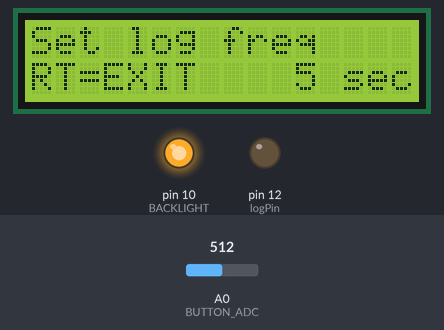
The sketch below on a simulated Arduino Uno, built with avr-gcc and run on an emulated ATmega328P. Parts: 16×2 character LCD, output pins drawn as LEDs (lit = HIGH). The inputs (shaded band) are chosen by the test bench; at power-on: A0 (BUTTON_ADC) = 512. The local clock reads 2024-03-15 10:24:30 at power-on unless the sketch sets it.

Above: at 1.3 s.
1.4 s: A0 (BUTTON_ADC) set to 11
2.9 s: A0 (BUTTON_ADC) set to 8
At 4.4 s:
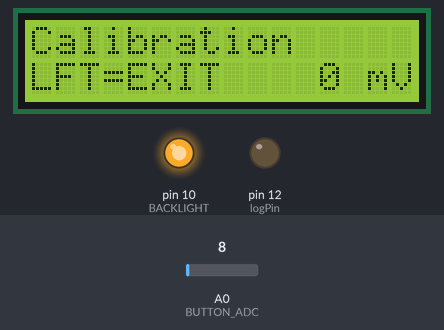
5.1 s: A0 (BUTTON_ADC) set to 482
7.0 s: A0 (BUTTON_ADC) set to 504
At 8.4 s:
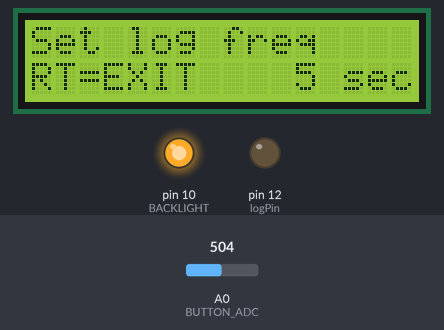
9.2 s: A0 (BUTTON_ADC) set to 0
At 9.6 s:
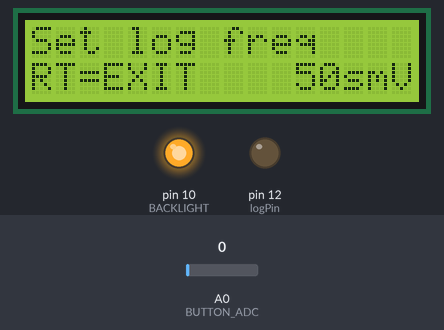
Timing chart, 0 to 12.2 s (numbered marks = the images above; inputs shaded):
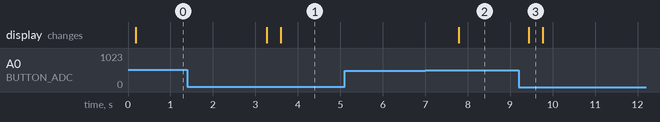

Measured:
- the behaviour switches between 10 and 9 on A0 (BUTTON_ADC) (found by bisection; images 0 and 1)
- the behaviour switches between 494 and 495 on A0 (BUTTON_ADC) (found by bisection; images 1 and 2)
- after the input at 1.4 s, every drawn part: stays the same
- after the input at 2.9 s, the display: first changes after 0.37 s (image 1 shows a later state)
- after the input at 5.1 s, every drawn part: stays the same
- after the input at 7.0 s, the display: changes after 0.79 s (image 2)
- after the input at 9.2 s, the display: changes after 0.23 s (image 3)

The sketch:

New_ORP_logger.ino
```cpp
/* Sketch to use the LCD shield + push buttons for data monitoring and logging

Pins used by the LCD + Keypad Shield:

  A0: Buttons, analog input from voltage ladder
  D4: LCD bit 4
  D5: LCD bit 5
  D6: LCD bit 6
  D7: LCD bit 7
  D8: LCD RS
  D9: LCD E
  D10: LCD Backlight

  The instantiation of the object uses the command:
  LiquidCrystal <variable name>(rs,e,d4,d5,d6,d7)
  i.e., 'LiquidCrystal lcd(8, 9, 4, 5, 6, 7)

ADC voltages seen on A0 for the 5 buttons:

  Button        Voltage        8bit          10bit
  __________    __________     _________     __________
  RIGHT         0.00V          0             0
  UP            0.71V          36            145
  DOWN          1.61V          82            329
  LEFT          2.47V          126           505
  SELECT        3.62V          184           741

*/

// Includes
#include <LiquidCrystal.h>
#include <Wire.h>
#include <RTClib.h>
#include <SoftwareSerial.h>
#include <Time.h>

// Defines
// Cursor positions for date and time
#define DATE_ROW 0
#define DATE_COL 11
#define TIME_ROW 0
#define TIME_COL 0

// Pins
#define BUTTON_ADC      A0
#define BACKLIGHT       10

// Define button pushes
#define RIGHT_10BIT      0
#define UP_10BIT       145
#define DOWN_10BIT     329
#define LEFT_10BIT     505
#define SELECT_10BIT   741
#define HYSTERESIS      10

// Define button values
#define BUTTON_NONE      0
#define RIGHT            1
#define UP               2
#define DOWN             3
#define LEFT             4
#define SELECT           5

// Fancy macros
#define BACKLIGHT_OFF()    digitalWrite( BACKLIGHT, LOW)
#define BACKLIGHT_ON()     digitalWrite( BACKLIGHT, HIGH)

// Variable definitions
RTC_DS1307 rtc;
LiquidCrystal lcd(8, 9, 4, 5, 6, 7);

// Variables for button events
byte buttonJustPressed = false;
byte buttonJustReleased = false;
byte buttonWas = BUTTON_NONE;

// Variables for ORP and data logger
const byte rx = 2;
const byte tx = 3;
const byte logPin = 12;
SoftwareSerial orpSerial (rx,tx);
char sensor_data[20];
float ORP = 0;
float ORPvalue = 0;
float avgORP = 0;
byte string_received = 0;
boolean logData=false;
unsigned long nextDataPoint;
long logFreq = 5;
byte received_from_sensor = 0;
byte counter = 1;

// Variables for debugging with PC
byte pc_debug = 1;
byte received_from_computer = 0;
char computerdata[20];

time_t syncProvider() { return rtc.now().unixtime(); }

// Setup section for Arduino framework
void setup()
{
 // Start the I2C functions for the RTC
 Wire.begin();

 // Set button input
 pinMode( BUTTON_ADC, INPUT );
 digitalWrite( BUTTON_ADC, LOW );      // Ensure the internal pullup is off

 // Set the pin for supplying power to the OpenLog board
 pinMode( logPin, OUTPUT );
 digitalWrite( logPin, LOW);

 // Turn on the LCD backlight
 pinMode( BACKLIGHT, OUTPUT );
 BACKLIGHT_ON();

 // Initialize the RTC
 rtc.begin();
 setSyncProvider(syncProvider);

 // Start the on-board serial and the software serial
 Serial.begin(38400);
 orpSerial.begin(38400);

 // Ensure the ORP circuit is not in continuous mode
 orpSerial.print("e\r");
 delay(50);
 // Write the command a second time to make sure we're out of continuous mode
 orpSerial.print("e\r");
 delay(50);

 // Start the LCD and print a quick message
 lcd.begin(16,2);
 lcd.print("Starting up...");

}

// Function that looks for events on the serial interface.  Easiest method to
// send calibration events to the Atlas ORP
void serialEvent()
{
  if (pc_debug == 1)
  {
    received_from_computer = Serial.readBytesUntil(13,computerdata,20);
    computerdata[received_from_computer] = 0;
    orpSerial.print(computerdata);
    orpSerial.print('\r');
  }
}

// Function to print a preceding 0 to the LCD for date/time less than 10
void print_padded_digit(int value)
{
  if (value < 10) {
    lcd.print('0');
  }
  lcd.print(value,DEC);
}

// Function to print the date to the LCD
void print_date(DateTime *now)
{
  lcd.setCursor(DATE_COL,DATE_ROW);
  print_padded_digit(now->month());
  lcd.print('/');
  print_padded_digit(now->day());
}

// Function to print the time to the LCD
void print_time(DateTime *now)
{
  lcd.setCursor(TIME_COL, TIME_ROW);
  print_padded_digit(now->hour());
  lcd.print(':');
  print_padded_digit(now->minute());
  lcd.print(':');
  print_padded_digit(now->second());
}

// Function to determine which button was pressed
byte ReadButtons()
{
 unsigned int buttonVoltage;
 byte button = BUTTON_NONE;

 // Read the button ADC pin voltage
 buttonVoltage = analogRead( BUTTON_ADC );
 // Is the voltage within a valid range
 if (buttonVoltage < ( RIGHT_10BIT + HYSTERESIS ))
 {
   button = RIGHT;
 }
 else if(    buttonVoltage >= ( UP_10BIT - HYSTERESIS )
          && buttonVoltage <= ( UP_10BIT + HYSTERESIS ))
 {
   button = UP;
 }
 else if(    buttonVoltage >= ( DOWN_10BIT - HYSTERESIS )
          && buttonVoltage <= ( DOWN_10BIT + HYSTERESIS ))
 {
   button = DOWN;
 }
 else if(    buttonVoltage >= ( LEFT_10BIT - HYSTERESIS )
          && buttonVoltage <= ( LEFT_10BIT + HYSTERESIS ))
 {
   button = LEFT;
 }
 else if(    buttonVoltage >= ( SELECT_10BIT - HYSTERESIS )
          && buttonVoltage <= ( SELECT_10BIT + HYSTERESIS ))
 {
   button = SELECT;
 }

 // Handle button flags for just pressed and just released events
 if ( (buttonWas == BUTTON_NONE ) && (button != BUTTON_NONE ) )
 {
   buttonJustPressed = true;
   buttonJustReleased = false;
 }
 if ( (buttonWas != BUTTON_NONE ) && (button == BUTTON_NONE ) )
 {
   buttonJustPressed = false;
   buttonJustReleased = true;
 }
 buttonWas = button;
 return(button);
}

// Function to write data to the SD card via the serial port
void LogData(float ORPvalue, DateTime *now)
{
  if (now->month()<10) Serial.print('0');
  Serial.print(now->month());
  Serial.print('/');
  if (now->day()<10) Serial.print('0');
  Serial.print(now->day());
  Serial.print('/');
  Serial.print(now->year());

  Serial.print(',');
  if (now->hour()<10) Serial.print('0');
  Serial.print(now->hour());
  Serial.print(':');
  if (now->minute()<10) Serial.print('0');
  Serial.print(now->minute());
  Serial.print(':');
  if (now->second()<10) Serial.print('0');
  Serial.print(now->second());
  Serial.print(',');

  Serial.print(ORPvalue,2);
  Serial.print('\n');
}

void loop()
{
  // Start with a fresh canvas every time
  lcd.clear();

  // Get the time for this cycle and print it to the LCD
  DateTime now = rtc.now();
  print_date (&now);
  print_time (&now);

  // Continually look for a button press event and react to it
  byte button;
  button = ReadButtons();

  // On a button press event, clear the area of the LCD for feedback
  if ( buttonJustPressed || buttonJustReleased )
  {
    lcd.setCursor(0,1);
    lcd.print( "       " );
  }

  // What's the status of the button press
  switch( button )
  {
    case BUTTON_NONE:
    { break; }
    case RIGHT:
    {
      startCalibration();
      break;
    }
    case UP:
    {
      /*
      Insert code to allow PC debugging to be turned on/off from the main screen
      but need a physical sign for the operator to know if it's on or off
      */
      // pc_debug = !pc_debug
      break;
    }
    case DOWN:
    { break; }
    case LEFT:
    {
      setLogFreq();
      break;
    }
    case SELECT:
    {
      logData = !logData;
      if (logData == true)
      {
        digitalWrite(logPin, HIGH);
        LogData(ORPvalue,&now);
        nextDataPoint = now.unixtime() + logFreq;
      }
      else
      { digitalWrite(logPin, LOW); }
      break;
    }
    default:
    { break; }

    // Reset the flags for if a button was pressed
    if ( buttonJustPressed )
      buttonJustPressed = false;
    if ( buttonJustReleased )
      buttonJustReleased = false;
   }

   // We want to average the ORP data coming in
   // Averaging 3 points at 320 ms/point gives a response every ~1 second
   if (counter < 4)
   {
     avgORP = (avgORP + getORPdata()) / counter;
     counter ++;
   }
   else
   {
     counter = 1;
     ORPvalue = avgORP;
   }

   byte orpPos;
   if (abs((ORPvalue / 1000)) >= 1)
     orpPos = 9;
   else if (abs((ORPvalue / 100)) >= 1)
     orpPos = 10;
   else if (abs((ORPvalue / 10)) >= 1)
     orpPos = 11;
   else
     orpPos = 12;

   if (ORPvalue < 0) orpPos = orpPos--;

   lcd.setCursor(orpPos,1);
   lcd.print(ORPvalue,0);
   lcd.setCursor(14,1);
   lcd.print("mV");

  // Check if we should be logging data to the SD card
  if (logData == true)
  {
    lcd.setCursor(0,1);
    lcd.print("Logging");
    // Okay, we should be logging data, but is it the time for the next datapoint?
    if (now.unixtime() >= nextDataPoint)
    {
      LogData(ORPvalue,&now);
      nextDataPoint = now.unixtime() + logFreq;
    }
  }
  delay(320);
}

// Function to get (and return) the value from the ORP sensor
float getORPdata()
{
  if (orpSerial.available() > 0)
  {
    received_from_sensor=orpSerial.readBytesUntil(13,sensor_data,20);
    sensor_data[received_from_sensor]=0;
    string_received=1;
  }

  orpSerial.print("R\r");
  if (string_received==1)
  {
    ORP=atof(sensor_data);
/*    byte orpPos = (13 - strlen(sensor_data));
    lcd.setCursor(orpPos,1);
    lcd.print(ORP,0);
    lcd.setCursor(14,1);
    lcd.print("mV");  */
  }
  return ORP;
  string_received = 0;
}

// Function to send calibration commands to the ORP board. May still be buggy.
void startCalibration()
{
  lcd.clear();
  lcd.setCursor(0,0);
  lcd.print("Calibration");
  lcd.setCursor(0,1);
  lcd.print("LFT=EXIT");
  orpSerial.print("C\r");
  byte button;
  do
  {
    if (counter < 4)
    {
      avgORP = (avgORP + getORPdata()) / counter;
      counter ++;
    }
    else
    {
      counter = 1;
      ORPvalue = avgORP;
    }

    byte orpPos;
    if (abs((ORPvalue / 1000)) >= 1)
      orpPos = 9;
    else if (abs((ORPvalue / 100)) >= 1)
      orpPos = 10;
    else if (abs((ORPvalue / 10)) >= 1)
      orpPos = 11;
    else
      orpPos = 12;

    if (ORPvalue < 0) orpPos = orpPos--;

    lcd.setCursor(orpPos,1);
    lcd.print(ORPvalue,0);
    lcd.setCursor(14,1);
    lcd.print("mV");


    button = ReadButtons();
    if (button == UP) orpSerial.print("+\r");
    if (button == DOWN) orpSerial.print("-\r");
    if (button == SELECT) orpSerial.print("X\r");
    delay(320);
  }
  while (button != LEFT);
  orpSerial.print("E\r");
}

// Function to use the button shield to set the frequency for data logging.
void setLogFreq()
{
  byte button;
  do
  {
    button = ReadButtons();
    if (button == UP) logFreq = logFreq + 5;
    if (button == DOWN) logFreq = logFreq - 5;
    if (logFreq < 5) logFreq = 5;

    lcd.clear();
    lcd.setCursor(0,0);
    lcd.print("Set log freq");
    lcd.setCursor(0,1);
    lcd.print("RT=EXIT");
    lcd.setCursor(13,1);
    lcd.print("sec");
    if (logFreq < 10)
    { lcd.setCursor(11,1); }
    else if (logFreq < 100)
    { lcd.setCursor(10,1); }
    else
    { lcd.setCursor(9,1); }
    lcd.print(logFreq);
    delay(200);
  }
  while (button != RIGHT);
}
```
